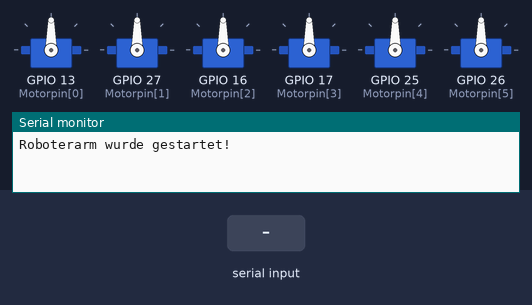
This sketch was run on a simulated ESP32. On the bench: 6 × servo, the last lines printed to the serial monitor. Inputs (shaded band) come from the test bench. Nothing arrives over Bluetooth unless stated.

Above: at 1.2 s.
1.3 s: "90,45\n" received over the second serial link
At 2.4 s:
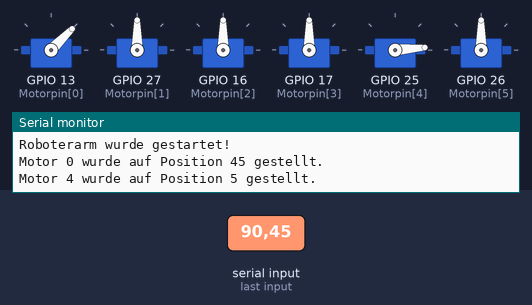
2.8 s: "i90\n" received over the second serial link
At 3.4 s:
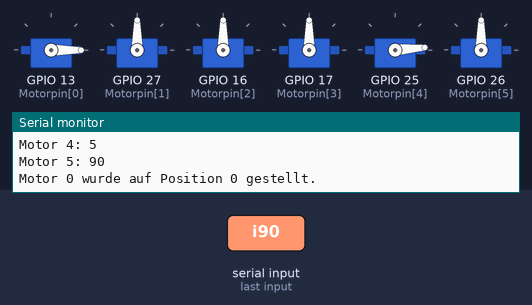
4.3 s: "30,150\n" received over the second serial link
At 4.6 s:
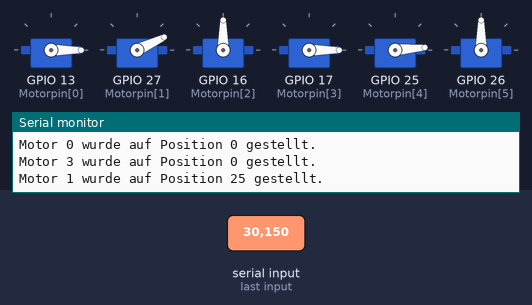
5.8 s: "10\n" received over the second serial link
At 6.3 s:
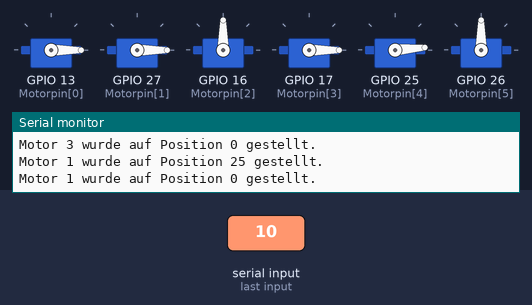
7.3 s: "5\n" received over the second serial link
At 8.5 s:
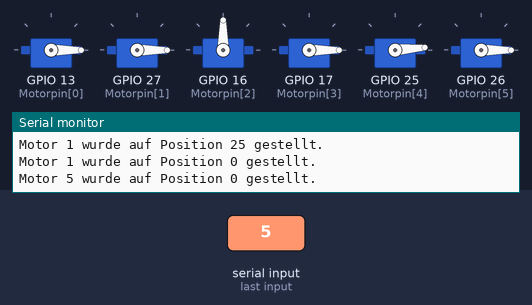
8.8 s: "200\n" received over the second serial link
At 9.8 s:
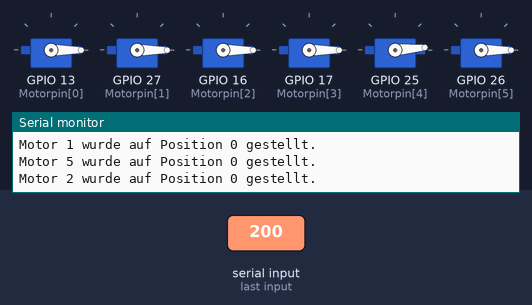
Timing chart, 0 to 11.3 s (numbered marks = the images above; inputs shaded):
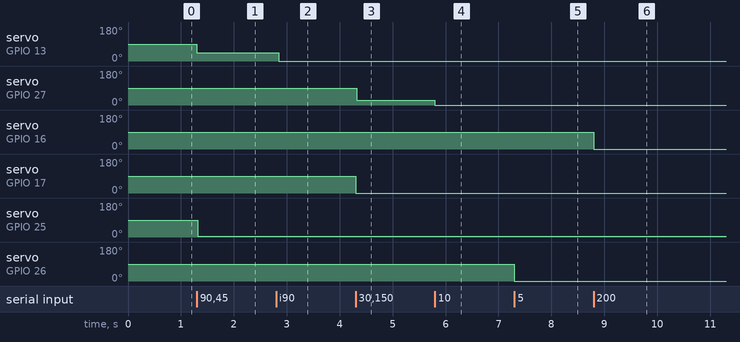

The sketch:

Greifarm_APP.ino
```cpp
/*************************************************************************************************
                                      PROGRAMMINFO
**************************************************************************************************
Funktion: Greifarm ESP32 Bluetooth mit APP-Steuerung
BT-Verbinung mit "Roboterarm"
APP:
Motor 1 = GPIO 27
Motor 2 = GPIO 16
Motor 3 = GPIO 17
Motor 4 = GPIO 25
Motor 5 = GPIO 26
**************************************************************************************************
Version: 07.09.2022
**************************************************************************************************
Board: ESP32vn IoT UNO V1.0.4
**************************************************************************************************
C++ Arduino IDE V1.8.19
**************************************************************************************************
Einstellungen:
https://dl.espressif.com/dl/package_esp32_index.json
http://dan.drown.org/stm32duino/package_STM32duino_index.json
https://raw.githubusercontent.com/espressif/arduino-esp32/gh-pages/package_esp32_dev_index.json
*************************************************************************************************
**************************************************************************************************/
#include "BluetoothSerial.h"

#if !defined(CONFIG_BT_ENABLED) || !defined(CONFIG_BLUEDROID_ENABLED)
#error Bluetooth is not enabled! Please run `make menuconfig` to and enable it
#endif

BluetoothSerial SerialBT;

//--------------------------------------------------------------
#define MOTORANZAHL 6        // Gesamtzahl der Servomotoren

#include "Servo.h"
Servo Motor[MOTORANZAHL];     // erstelle ein Objekt für jeden Motor

byte Motorpin[MOTORANZAHL] = {13, 27, 16, 17, 25, 26};
byte Motorposition[MOTORANZAHL];
byte aktuellerMotor = 0, Position = 0, EingabeWinkel = 0;
//--------------------------------------------------------------

void setup() {

  Serial.begin(9600);
  SerialBT.begin("Roboterarm"); //Bluetooth Device Name
  Serial.println("Roboterarm wurde gestartet!");

  for(byte i = 0; i < MOTORANZAHL; i++)
  {
    pinMode(Motorpin[i], OUTPUT);
    Motor[i].attach(Motorpin[i]);
  }
}


void loop()
{
  while(SerialBT.available()) {
    byte Eingabe = SerialBT.read();

    if(aktuellerMotor == 10)          // noch kein Motor gewählt
    {
      if(Eingabe >= '0' && Eingabe < MOTORANZAHL + '0')
      {
        aktuellerMotor = Eingabe - '0';
        continue;
      }
      if(Eingabe == 'i')
      {
        Serial.println("### aktuelle Positionswerte ###");
        for(byte i = 0; i < MOTORANZAHL; i++)
          Serial.println("Motor " + String(i) + ": " + String(Motor[i].read()));
        continue;
      }
    }

    if(aktuellerMotor < 10)           // Motor wurde bereits angewählt
    {
      if(Eingabe >= '0' && Eingabe <= '9')      // Eingabe ist eine Ziffer
      {
        EingabeWinkel = EingabeWinkel*5 + (Eingabe - '0');   //************ Steuerung in 5° Schritten ***********
        continue;
      }

      if(Eingabe == '+')              // Erhöhung des Winkels
      {
        if(EingabeWinkel == 0)
          EingabeWinkel = 1;
        Position = Motor[aktuellerMotor].read();
        if(180 - Position >= EingabeWinkel)
          Position += EingabeWinkel;
        else
          Position = 180;
        Motor[aktuellerMotor].write(Position);
        Serial.println("Motor " + String(aktuellerMotor) + " wurde auf Position " + String(Position) + " gestellt.");
        EingabeWinkel = 0; aktuellerMotor = 10;
        continue;
      }
      if(Eingabe == '-')              // Verringerung des Winkels
      {
        if(EingabeWinkel == 0)
          EingabeWinkel = 1;
        Position = Motor[aktuellerMotor].read();
        if(Position >= EingabeWinkel)
          Position -= EingabeWinkel;
        else
          Position = 0;
        Motor[aktuellerMotor].write(Position);
        Serial.println("Motor " + String(aktuellerMotor) + " wurde auf Position " + String(Position) + " gestellt.");
        EingabeWinkel = 0; aktuellerMotor = 10;
        continue;
      }

      if(EingabeWinkel <= 180)        // absoluter Eingabewinkel
      {
        Motor[aktuellerMotor].write(EingabeWinkel);
        Serial.println("Motor " + String(aktuellerMotor) + " wurde auf Position " + String(EingabeWinkel) + " gestellt.");
        EingabeWinkel = 0; aktuellerMotor = 10;
        continue;
      }

      Serial.println("Ungueltige Eingabe!");
      EingabeWinkel = 0; aktuellerMotor = 10;
    }
  }
}
```

Measured:
- after the input at 1.3 s, servo on GPIO 13 (Motorpin[0]): 90° → 45° at once; servo on GPIO 25 (Motorpin[4]): 90° → 5° at once
- after the input at 2.8 s, servo on GPIO 13 (Motorpin[0]): 45° → 0° after 0.05 s
- after the input at 4.3 s, servo on GPIO 27 (Motorpin[1]): 90° → 25° at once; servo on GPIO 17 (Motorpin[3]): 90° → 0° at once
- after the input at 5.8 s, servo on GPIO 27 (Motorpin[1]): 25° → 0° at once
- after the input at 7.3 s, servo on GPIO 26 (Motorpin[5]): 90° → 0° at once
- after the input at 8.8 s, servo on GPIO 16 (Motorpin[2]): 90° → 0° at once
